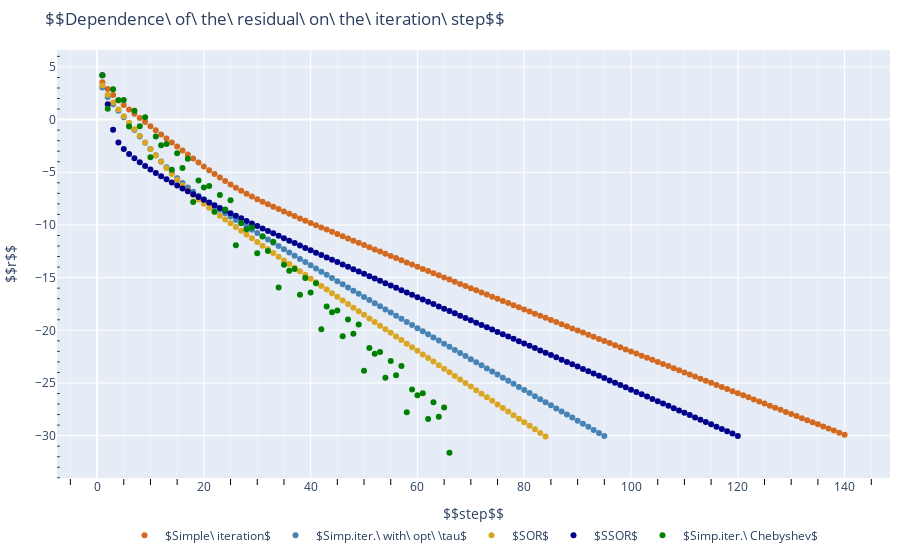

This figure's notebook cell:
### Code cell
x = np.arange(1, 1000, 1)

fig = go.Figure()
fig.add_trace(go.Scatter(x = x, y = log_r, mode='markers', name = '$Simple\ iteration$', line=dict(color="#D2691E")))
fig.add_trace(go.Scatter(x = x, y = log_r1, mode='markers', name = '$Simp.iter.\ with\ opt\ \\tau$', line=dict(color="#4682B4")))
fig.add_trace(go.Scatter(x = x, y = log_r3, mode='markers',name = '$SOR$',line=dict(color="#DAA520")))
fig.add_trace(go.Scatter(x = x, y = np.log(r), mode='markers',name = '$SSOR$',line=dict(color="#00008B")))
fig.add_trace(go.Scatter(x = x, y = np.log(r_ch), mode='markers',name = '$Simp.iter.\ Chebyshev$',line=dict(color="#008000")))
fig.update_layout(legend_orientation="h",
                  legend=dict(x=.5, xanchor="center"),
                  title="$$Dependence\ of\ the\ residual\ on\ the\ iteration\ step$$",
                  xaxis_title="$$step$$",
                  yaxis_title="$$r$$",
                  margin=dict(l=10, r=10, t=50, b=15))

fig.update_xaxes(minor=dict(ticklen=6, tickcolor="black", showgrid=True))
fig.update_yaxes(minor_ticks="inside")


fig.update_traces(hoverinfo="all", hovertemplate="Argument: %{x}, Function: %{y}")
fig.show()

### Figure 1 — Plotly figure (JSON) as saved in the notebook; plotly's stock layout.template omitted (floating-point values rounded to 4 significant figures; data arrays with more than 128 entries replaced by an {"elided": "..."} marker saying what was removed)
{"data": [{"hoverinfo": "all", "hovertemplate": "Argument: %{x}, Function: %{y}", "line": {"color": "#D2691E"}, "mode": "markers", "name": "$Simple\\ iteration$", "type": "scatter", "x": {"elided": "999 int values"}, "y": {"elided": "140 float values"}}, {"hoverinfo": "all", "hovertemplate": "Argument: %{x}, Function: %{y}", "line": {"color": "#4682B4"}, "mode": "markers", "name": "$Simp.iter.\\ with\\ opt\\ \\tau$", "type": "scatter", "x": {"elided": "999 int values"}, "y": [3.044, 2.152, 1.458, 0.8294, 0.2167, -0.3918, -0.9984, -1.603, -2.204, -2.8, -3.389, -3.966, -4.524, -5.058, -5.559, -6.024, -6.451, -6.847, -7.218, -7.57, -7.91, -8.242, -8.567, -8.889, -9.208, -9.524, -9.838, -10.15, -10.46, -10.77, -11.08, -11.39, -11.7, -12.01, -12.31, -12.62, -12.92, -13.22, -13.53, -13.83, -14.13, -14.43, -14.73, -15.04, -15.34, -15.64, -15.93, -16.23, -16.53, -16.83, -17.13, -17.43, -17.72, -18.02, -18.32, -18.61, -18.91, -19.21, -19.5, -19.8, -20.09, -20.39, -20.68, -20.98, -21.27, -21.56, -21.86, -22.15, -22.45, -22.74, -23.03, -23.32, -23.62, -23.91, -24.2, -24.5, -24.79, -25.08, -25.37, -25.66, -25.96, -26.25, -26.54, -26.83, -27.12, -27.41, -27.7, -28.0, -28.29, -28.58, -28.87, -29.16, -29.45, -29.74, -30.02]}, {"hoverinfo": "all", "hovertemplate": "Argument: %{x}, Function: %{y}", "line": {"color": "#DAA520"}, "mode": "markers", "name": "$SOR$", "type": "scatter", "x": {"elided": "999 int values"}, "y": [3.226, 2.357, 1.618, 0.9569, 0.3262, -0.2965, -0.9184, -1.541, -2.163, -2.783, -3.398, -4.005, -4.598, -5.172, -5.72, -6.237, -6.719, -7.168, -7.59, -7.991, -8.376, -8.751, -9.119, -9.483, -9.843, -10.2, -10.56, -10.91, -11.26, -11.61, -11.97, -12.32, -12.67, -13.01, -13.36, -13.71, -14.06, -14.4, -14.75, -15.1, -15.44, -15.79, -16.13, -16.48, -16.82, -17.16, -17.51, -17.85, -18.19, -18.53, -18.88, -19.22, -19.56, -19.9, -20.24, -20.58, -20.93, -21.27, -21.61, -21.95, -22.29, -22.63, -22.97, -23.31, -23.65, -23.99, -24.33, -24.67, -25.0, -25.34, -25.68, -26.02, -26.36, -26.7, -27.04, -27.38, -27.71, -28.05, -28.39, -28.73, -29.06, -29.4, -29.74, -30.08]}, {"hoverinfo": "all", "hovertemplate": "Argument: %{x}, Function: %{y}", "line": {"color": "#00008B"}, "mode": "markers", "name": "$SSOR$", "type": "scatter", "x": {"elided": "999 int values"}, "y": [4.22, 1.453, -0.9542, -2.182, -2.792, -3.262, -3.674, -4.052, -4.405, -4.741, -5.062, -5.372, -5.674, -5.967, -6.254, -6.535, -6.811, -7.083, -7.35, -7.614, -7.874, -8.131, -8.385, -8.636, -8.885, -9.131, -9.375, -9.616, -9.856, -10.09, -10.33, -10.57, -10.8, -11.03, -11.26, -11.49, -11.72, -11.95, -12.18, -12.4, -12.63, -12.85, -13.08, -13.3, -13.53, -13.75, -13.97, -14.2, -14.42, -14.64, -14.86, -15.08, -15.31, -15.53, -15.75, -15.97, -16.19, -16.41, -16.63, -16.85, -17.07, -17.29, -17.51, -17.73, -17.95, -18.17, -18.39, -18.61, -18.83, -19.05, -19.27, -19.49, -19.71, -19.93, -20.15, -20.37, -20.59, -20.81, -21.03, -21.25, -21.47, -21.69, -21.91, -22.13, -22.35, -22.56, -22.78, -23.0, -23.22, -23.44, -23.66, -23.88, -24.1, -24.32, -24.54, -24.76, -24.98, -25.2, -25.42, -25.64, -25.85, -26.07, -26.29, -26.51, -26.73, -26.95, -27.17, -27.39, -27.61, -27.83, -28.05, -28.27, -28.49, -28.71, -28.92, -29.15, -29.36, -29.59, -29.8, -30.02]}, {"hoverinfo": "all", "hovertemplate": "Argument: %{x}, Function: %{y}", "line": {"color": "#008000"}, "mode": "markers", "name": "$Simp.iter.\\ Chebyshev$", "type": "scatter", "x": {"elided": "999 int values"}, "y": [4.22, 1.019, 2.885, 1.827, 1.862, -0.6611, 0.8333, -0.6399, 0.2276, -3.569, -1.616, -2.437, -2.315, -4.764, -3.201, -4.593, -3.719, -7.828, -5.778, -6.447, -6.293, -8.744, -7.162, -8.533, -7.657, -11.93, -9.813, -10.41, -10.24, -12.69, -11.1, -12.47, -11.59, -15.94, -13.79, -14.35, -14.18, -16.63, -15.04, -16.4, -15.52, -19.91, -17.74, -18.29, -18.12, -20.56, -18.97, -20.33, -19.46, -23.85, -21.68, -22.22, -22.05, -24.5, -22.91, -24.27, -23.39, -27.79, -25.61, -26.15, -25.98, -28.43, -26.84, -28.2, -27.32, -31.63]}], "layout": {"legend": {"orientation": "h", "x": 0.5, "xanchor": "center"}, "margin": {"b": 15, "l": 10, "r": 10, "t": 50}, "title": {"text": "$$Dependence\\ of\\ the\\ residual\\ on\\ the\\ iteration\\ step$$"}, "xaxis": {"minor": {"showgrid": true, "tickcolor": "black", "ticklen": 6}, "title": {"text": "$$step$$"}}, "yaxis": {"minor": {"ticks": "inside"}, "title": {"text": "$$r$$"}}}}
